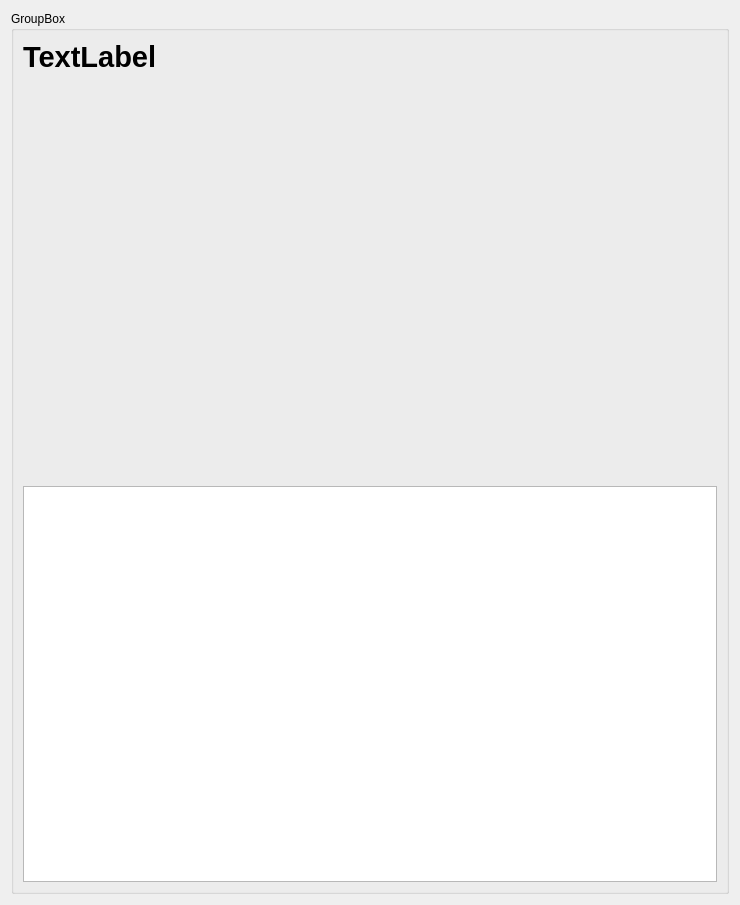
<?xml version="1.0" encoding="UTF-8"?>
<ui version="4.0">
 <class>Form</class>
 <widget class="QWidget" name="Form">
  <property name="geometry">
   <rect>
    <x>0</x>
    <y>0</y>
    <width>740</width>
    <height>905</height>
   </rect>
  </property>
  <property name="windowTitle">
   <string>Form</string>
  </property>
  <layout class="QVBoxLayout" name="verticalLayout">
   <item>
    <widget class="QGroupBox" name="groupBox">
     <property name="sizePolicy">
      <sizepolicy hsizetype="Expanding" vsizetype="Expanding">
       <horstretch>0</horstretch>
       <verstretch>0</verstretch>
      </sizepolicy>
     </property>
     <property name="title">
      <string>GroupBox</string>
     </property>
     <layout class="QVBoxLayout" name="verticalLayout_2">
      <item>
       <widget class="QLabel" name="label">
        <property name="sizePolicy">
         <sizepolicy hsizetype="Preferred" vsizetype="Preferred">
          <horstretch>0</horstretch>
          <verstretch>0</verstretch>
         </sizepolicy>
        </property>
        <property name="maximumSize">
         <size>
          <width>1920</width>
          <height>16777215</height>
         </size>
        </property>
        <property name="font">
         <font>
          <pointsize>22</pointsize>
          <bold>true</bold>
         </font>
        </property>
        <property name="styleSheet">
         <string notr="true">font-size:22pt;</string>
        </property>
        <property name="text">
         <string>TextLabel</string>
        </property>
       </widget>
      </item>
      <item>
       <widget class="QLabel" name="label_2">
        <property name="minimumSize">
         <size>
          <width>400</width>
          <height>400</height>
         </size>
        </property>
        <property name="maximumSize">
         <size>
          <width>1920</width>
          <height>16777215</height>
         </size>
        </property>
        <property name="text">
         <string/>
        </property>
        <property name="alignment">
         <set>Qt::AlignCenter</set>
        </property>
       </widget>
      </item>
      <item>
       <widget class="QTextEdit" name="textEdit">
        <property name="minimumSize">
         <size>
          <width>300</width>
          <height>300</height>
         </size>
        </property>
        <property name="maximumSize">
         <size>
          <width>1870</width>
          <height>16777215</height>
         </size>
        </property>
        <property name="font">
         <font>
          <pointsize>18</pointsize>
         </font>
        </property>
        <property name="styleSheet">
         <string notr="true">font-size:18pt;</string>
        </property>
        <property name="verticalScrollBarPolicy">
         <enum>Qt::ScrollBarAlwaysOff</enum>
        </property>
        <property name="horizontalScrollBarPolicy">
         <enum>Qt::ScrollBarAlwaysOff</enum>
        </property>
        <property name="readOnly">
         <bool>true</bool>
        </property>
        <property name="html">
         <string>&lt;!DOCTYPE HTML PUBLIC &quot;-//W3C//DTD HTML 4.0//EN&quot; &quot;http://www.w3.org/TR/REC-html40/strict.dtd&quot;&gt;
&lt;html&gt;&lt;head&gt;&lt;meta name=&quot;qrichtext&quot; content=&quot;1&quot; /&gt;&lt;meta charset=&quot;utf-8&quot; /&gt;&lt;style type=&quot;text/css&quot;&gt;
p, li { white-space: pre-wrap; }
hr { height: 1px; border-width: 0; }
&lt;/style&gt;&lt;/head&gt;&lt;body style=&quot; font-family:'Segoe UI'; font-size:18pt; font-weight:400; font-style:normal;&quot;&gt;
&lt;p style=&quot;-qt-paragraph-type:empty; margin-top:0px; margin-bottom:0px; margin-left:0px; margin-right:0px; -qt-block-indent:0; text-indent:0px; font-size:15pt;&quot;&gt;&lt;br /&gt;&lt;/p&gt;&lt;/body&gt;&lt;/html&gt;</string>
        </property>
       </widget>
      </item>
     </layout>
    </widget>
   </item>
  </layout>
 </widget>
 <resources/>
 <connections/>
</ui>
